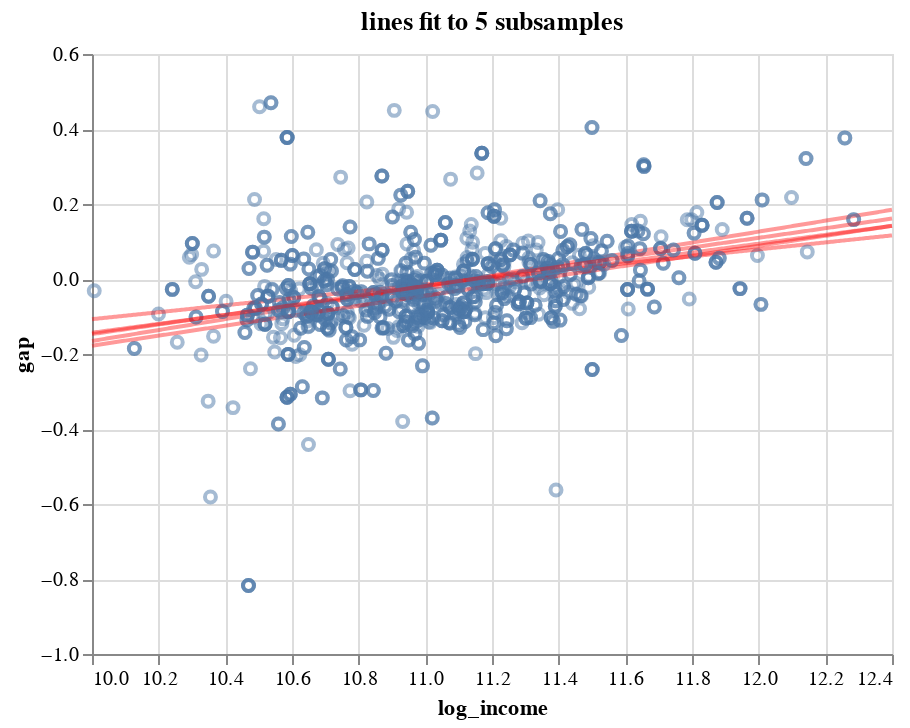

This figure's notebook cell:
### Code cell
(subsample_reg() + subsample_reg() + subsample_reg() + subsample_reg() + subsample_reg()).properties(title = 'lines fit to 5 subsamples')

### Figure 1 — Vega-Lite specification as saved in the notebook (floating-point values rounded to 4 significant figures; data arrays with more than 128 entries replaced by an {"elided": "..."} marker saying what was removed)
{"config": {"view": {"continuousWidth": 400, "continuousHeight": 300}}, "layer": [{"data": {"name": "data-ae1cb7236ddc307af954339c6a7386ca"}, "mark": {"type": "point", "opacity": 0.5}, "encoding": {"x": {"type": "quantitative", "field": "log_income", "scale": {"domain": [10, 12.4]}}, "y": {"type": "quantitative", "field": "gap", "scale": {"domain": [-1, 0.5]}}}}, {"data": {"name": "data-b7f775df67cbcd074aecf2ee26b5c707"}, "mark": {"type": "line", "color": "red", "opacity": 0.4}, "encoding": {"x": {"type": "quantitative", "field": "log_income"}, "y": {"type": "quantitative", "field": "gap"}}}, {"layer": [{"data": {"name": "data-1d1f000cbd7e1768221f6093aba71bfc"}, "mark": {"type": "point", "opacity": 0.5}, "encoding": {"x": {"type": "quantitative", "field": "log_income", "scale": {"domain": [10, 12.4]}}, "y": {"type": "quantitative", "field": "gap", "scale": {"domain": [-1, 0.5]}}}}, {"data": {"name": "data-5ec455cd19aa6001d7680aab8be10787"}, "mark": {"type": "line", "color": "red", "opacity": 0.4}, "encoding": {"x": {"type": "quantitative", "field": "log_income"}, "y": {"type": "quantitative", "field": "gap"}}}]}, {"layer": [{"data": {"name": "data-4b2f923f568cae173e96f79e68c4075d"}, "mark": {"type": "point", "opacity": 0.5}, "encoding": {"x": {"type": "quantitative", "field": "log_income", "scale": {"domain": [10, 12.4]}}, "y": {"type": "quantitative", "field": "gap", "scale": {"domain": [-1, 0.5]}}}}, {"data": {"name": "data-d67bb5fd61686428a2f7236fad7976a9"}, "mark": {"type": "line", "color": "red", "opacity": 0.4}, "encoding": {"x": {"type": "quantitative", "field": "log_income"}, "y": {"type": "quantitative", "field": "gap"}}}]}, {"layer": [{"data": {"name": "data-58d607beaff49759f04def7fd4524077"}, "mark": {"type": "point", "opacity": 0.5}, "encoding": {"x": {"type": "quantitative", "field": "log_income", "scale": {"domain": [10, 12.4]}}, "y": {"type": "quantitative", "field": "gap", "scale": {"domain": [-1, 0.5]}}}}, {"data": {"name": "data-091bad8608b051f24c126c11132912c0"}, "mark": {"type": "line", "color": "red", "opacity": 0.4}, "encoding": {"x": {"type": "quantitative", "field": "log_income"}, "y": {"type": "quantitative", "field": "gap"}}}]}, {"layer": [{"data": {"name": "data-61adc9adedb52a96dbd972f503609a79"}, "mark": {"type": "point", "opacity": 0.5}, "encoding": {"x": {"type": "quantitative", "field": "log_income", "scale": {"domain": [10, 12.4]}}, "y": {"type": "quantitative", "field": "gap", "scale": {"domain": [-1, 0.5]}}}}, {"data": {"name": "data-b0b5311dd60fe624709d8311546e726c"}, "mark": {"type": "line", "color": "red", "opacity": 0.4}, "encoding": {"x": {"type": "quantitative", "field": "log_income"}, "y": {"type": "quantitative", "field": "gap"}}}]}], "title": "lines fit to 5 subsamples", "$schema": "https://vega.github.io/schema/vega-lite/v4.8.1.json", "datasets": {"data-ae1cb7236ddc307af954339c6a7386ca": {"elided": "200 records"}, "data-b7f775df67cbcd074aecf2ee26b5c707": {"elided": "500 records"}, "data-1d1f000cbd7e1768221f6093aba71bfc": {"elided": "200 records"}, "data-5ec455cd19aa6001d7680aab8be10787": {"elided": "500 records"}, "data-4b2f923f568cae173e96f79e68c4075d": {"elided": "200 records"}, "data-d67bb5fd61686428a2f7236fad7976a9": {"elided": "500 records"}, "data-58d607beaff49759f04def7fd4524077": {"elided": "200 records"}, "data-091bad8608b051f24c126c11132912c0": {"elided": "500 records"}, "data-61adc9adedb52a96dbd972f503609a79": {"elided": "200 records"}, "data-b0b5311dd60fe624709d8311546e726c": {"elided": "500 records"}}}
